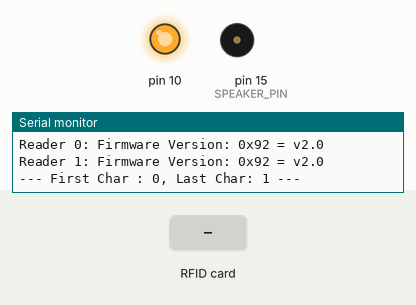
Simulated run of this sketch. Board: Arduino Uno, built with avr-gcc and run on an emulated ATmega328P. Shown: output pins drawn as LEDs (lit = HIGH), buzzer (waves = sounding), the last lines printed to the serial monitor. The test bench sets the inputs (shaded band).

Above: at 1.3 s.
1.4 s: RFID card 5E 7A 19 C4 held to the reader
At 1.8 s:
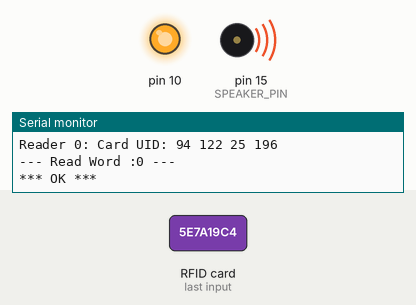
Timing chart, 0 to 4.4 s (numbered marks = the images above; inputs shaded):
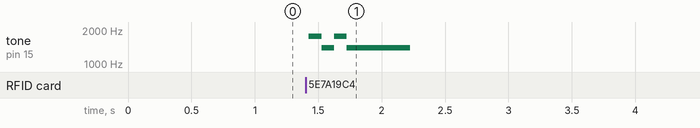

The sketch:

Read.ino
```cpp
#include <SPI.h>
#include <MFRC522.h>
#include "pitches.h"

#define FIRST 0
#define LAST 1

#define RST_PIN         9
#define SS_FIRST_PIN    8
#define SS_LAST_PIN     14
#define SPEAKER_PIN     15

#define READERS         2
byte ssPins[] = {SS_FIRST_PIN, SS_LAST_PIN};

//char boxWord[] = "とけい";
byte firstAndLastChars[] = {0, 1};

#define BLOCK_ADDR      4
#define TRAILER_BROCK   7

// notes in the melody:
int melody[] = {
  NOTE_C4, NOTE_G3, 0, 0, 0, 0, 0, 0
};

// note durations: 4 = quarter note, 8 = eighth note, etc.:
int noteDurations[] = {
  4, 8, 8, 4, 4, 4, 4, 4
};

MFRC522 mfrc522[READERS];   // Create MFRC522 instance.

MFRC522::MIFARE_Key key;

void setup()
{
    Serial.begin(9600); // Initialize serial communications with the PC
    while (!Serial);    // Do nothing if no serial port is opened (added for Arduinos based on ATMEGA32U4)
    SPI.begin();        // Init SPI bus

    for (byte i = 0; i < 6; i++)
    {
       key.keyByte[i] = 0xFF;
    }

    for (uint8_t reader = 0; reader < READERS; reader++)
    {
      mfrc522[reader].PCD_Init(ssPins[reader], RST_PIN); // Init each MFRC522 card
      Serial.print(F("Reader "));
      Serial.print(reader);
      Serial.print(F(": "));
      mfrc522[reader].PCD_DumpVersionToSerial();
    }
    pinMode(SPEAKER_PIN, OUTPUT);
    Serial.print(F("--- First Char : ")); Serial.print(firstAndLastChars[FIRST]); Serial.print(F(", Last Char: ")); Serial.print(firstAndLastChars[LAST]); Serial.println(F(" ---"));
}

/*
void set_chars()
{
  char first_char = box_word[0];
  Serial.println(first_char);
  char last_char = box_word[sizeof(box_word)-1];
  Serial.println(last_char);
  char hiragana[45] =
  {
    'あ', 'い', 'う', 'え', 'お',
    'か', 'き', 'く', 'け', 'こ',
    'さ', 'し', 'す', 'せ', 'そ',
    'た', 'ち', 'つ', 'て', 'と',
    'な', 'に', 'ぬ', 'ね', 'の',
    'は', 'ひ', 'ふ', 'へ', 'ほ',
    'ま', 'み', 'む', 'め', 'も',
    'や', 'ゆ', 'よ',
    'ら', 'り', 'る', 'れ', 'ろ',
    'わ', 'ん'
  };
  int hiragana_count = sizeof(hiragana) / sizeof(hiragana[0]);

  for (int idx = 0; idx < hiragana_count; idx++)
  {
    if (first_char == hiragana[idx])
    {
      firstAndLastChars[FIRST] = byte(hiragana[idx]);
    }
    else if (last_char == hiragana[idx])
    {
      firstAndLastChars[LAST] = byte(hiragana[idx]);
    }
  }
  Serial.print(F("FIRST: ")); Serial.print(firstAndLastChars[FIRST]); Serial.print(F(", LAST: ")); Serial.println(firstAndLastChars[LAST]);
}
*/

void loop()
{
  for (uint8_t reader = 0; reader < READERS; reader++)
  {
      if (mfrc522[reader].PICC_IsNewCardPresent() && mfrc522[reader].PICC_ReadCardSerial())
      {
        show_info(reader);
        if (!authenticate(reader)) break;
        judge(firstAndLastChars[reader], read_word(reader));

        // Halt PICC
        mfrc522[reader].PICC_HaltA();
        // Stop encryption on PCD
        mfrc522[reader].PCD_StopCrypto1();
      }
  }
}

void dump_byte_array(byte *buffer, byte bufferSize)
{
  for (byte i = 0; i < bufferSize; i++)
  {
    Serial.print(buffer[i] < 0x10 ? " 0" : " ");
    Serial.print(buffer[i], DEC);
  }
}

void show_info(uint8_t reader)
{
    Serial.print(F("Reader "));Serial.print(reader); Serial.print(F(": Card UID:"));
    dump_byte_array(mfrc522[reader].uid.uidByte, mfrc522[reader].uid.size);
    Serial.println();

     /*
      Serial.print(F("PICC type: "));
      MFRC522::PICC_Type piccType = mfrc522[reader].PICC_GetType(mfrc522[reader].uid.sak);
      Serial.println(mfrc522[reader].PICC_GetTypeName(piccType));
     */
}

byte read_word(uint8_t reader)
{
    MFRC522::StatusCode status;
    byte buffer[18];
    byte size = sizeof(buffer);

    status = (MFRC522::StatusCode) mfrc522[reader].MIFARE_Read(BLOCK_ADDR, buffer, &size);
    if (status != MFRC522::STATUS_OK)
    {
        Serial.print(F("MIFARE_Read() failed: "));
        Serial.println(mfrc522[reader].GetStatusCodeName(status));
    }
    Serial.print(F("--- Read Word :")); Serial.print(buffer[0], DEC); Serial.println(F(" ---")) ;

    return buffer[0];
}

bool authenticate(uint8_t reader)
{
    MFRC522::StatusCode status;

    status = (MFRC522::StatusCode) mfrc522[reader].PCD_Authenticate(MFRC522::PICC_CMD_MF_AUTH_KEY_A, TRAILER_BROCK, &key, &(mfrc522[reader].uid));
    if (status != MFRC522::STATUS_OK)
    {
        Serial.print(F("PCD_Authenticate() failed: "));
        Serial.println(mfrc522[reader].GetStatusCodeName(status));
        return false;
    }
    return true;
}

void judge(byte charA, byte charB)
{
  bool result = (charA == charB);
  if (result) Serial.println(F("*** OK ***"));
  else        Serial.println(F("xxx FAIL xxx"));
  play(result);
}

void play(bool result)
{
  if (result == true)
  {
   tone(SPEAKER_PIN, NOTE_A6, 100);
    delay(100);
    tone(SPEAKER_PIN, NOTE_F6, 100);
    delay(100);
    tone(SPEAKER_PIN, NOTE_A6, 100);
    delay(100);
    tone(SPEAKER_PIN, NOTE_F6, 500);
    delay(500);
  }
  else
  {
    tone(SPEAKER_PIN, NOTE_CS3, 100);
    delay(120);
    tone(SPEAKER_PIN, NOTE_CS3, 500);
    delay(500);
  }
}
```

Measured:
- after the input at 1.4 s, tone on pin 15 (SPEAKER_PIN): plays 1760 Hz for 0.10 s, 1397 Hz for 0.10 s, 1760 Hz for 0.10 s, 1397 Hz for 0.50 s, starting at once
